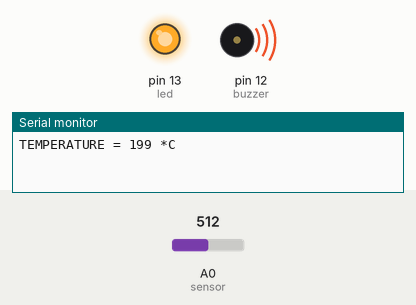
A sketch run on a simulated Arduino Uno, built with avr-gcc and run on an emulated ATmega328P. On the bench: output pins drawn as LEDs (lit = HIGH), buzzer (waves = sounding, pin HIGH), the last lines printed to the serial monitor. The test bench sets the inputs (shaded band); at power-on: A0 (sensor) = 512.

Above: at 1.8 s.
1.9 s: A0 (sensor) set to 220
3.4 s: A0 (sensor) set to 188
At 5.0 s:
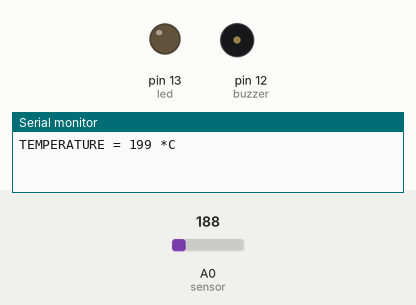
5.5 s: A0 (sensor) set to 306
At 6.5 s:
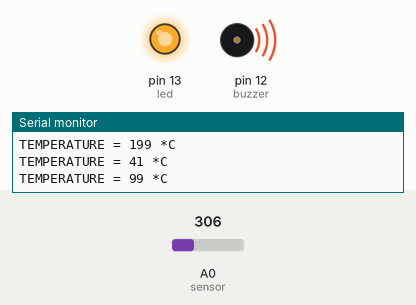
7.5 s: A0 (sensor) set to 122
At 9.3 s:
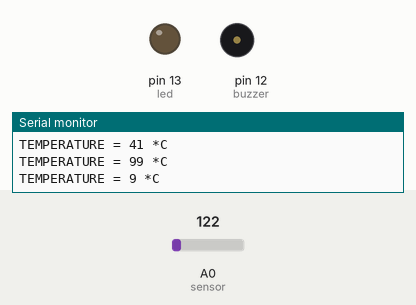
Timing chart, 0 to 10.5 s (numbered marks = the images above; inputs shaded):
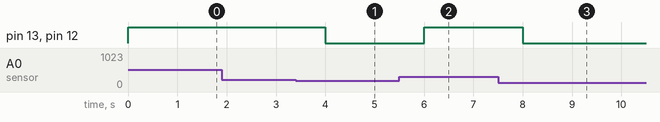

The sketch:

flame_detector1.ino
```cpp
int led = 13 ;
int buzzer = 12;
int sensor = A0 ;

void setup()
{
  pinMode(led, OUTPUT);
  pinMode(buzzer,OUTPUT);
  Serial.begin(9600);
}

void loop()
{
   int temp = analogRead(sensor);
 	temp = (temp * 0.4854369) - 49.271845 ;
   Serial.println((String)"TEMPERATURE = "+temp+" *C ");

  if(temp > 50)
  {
      while(temp>50)
      {
  		digitalWrite(led, HIGH);
    	digitalWrite(buzzer,HIGH);
    	delay(1000);
    	digitalWrite(led, LOW);
    	digitalWrite(buzzer,LOW);
        temp = analogRead(sensor);
       temp = (temp * 0.4854369) - 49.271845 ;
      }
  }
   delay(1000);
}
```

Measured:
- the behaviour switches between 207 and 206 on A0 (sensor) (found by bisection; images 0 and 1)
- after the input at 3.4 s, pin 13 (led), pin 12 (buzzer): HIGH → LOW after 0.60 s
- after the input at 5.5 s, pin 13 (led), pin 12 (buzzer): LOW → HIGH after 0.50 s
- after the input at 7.5 s, pin 13 (led), pin 12 (buzzer): HIGH → LOW after 0.50 s
